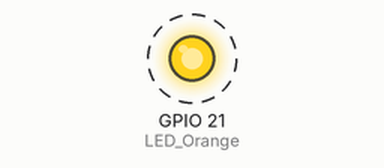
This program was run on a simulated Seeed XIAO ESP32-S3. On the bench: output pins drawn as LEDs (lit = HIGH). Dashed ring = blinking.

Above: at 1.6 s.
Timing chart, 0 to 4.5 s (numbered marks = the images above):
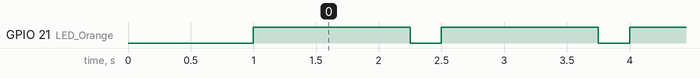

Measured:
- by itself, GPIO 21 (LED_Orange): alternates HIGH for 1.3 s and LOW for 0.25 s

The program:

main.cpp
```cpp
#include <Arduino.h>
#include "counter.h"

#define LED_Orange 21 // Builtin user LED on XIAO ESP32-S3

void setup() {
    delay(1000); // Give debugger time to attach
    pinMode(LED_Orange, OUTPUT);
}

void loop() {
    incrementCounter();

    digitalWrite(LED_Orange, HIGH); // Turn off the LED
    delay(1250);

    digitalWrite(LED_Orange, LOW); // Turn on the LED
    delay(250);
}
```

counter.cpp
```cpp
#include "counter.h"

volatile unsigned long counter = 0;

void incrementCounter() {
    counter++;
}
```

counter.h
```cpp
#ifndef COUNTER_H
#define COUNTER_H

#include <Arduino.h>

extern volatile unsigned long counter;

void incrementCounter();

#endif
```
